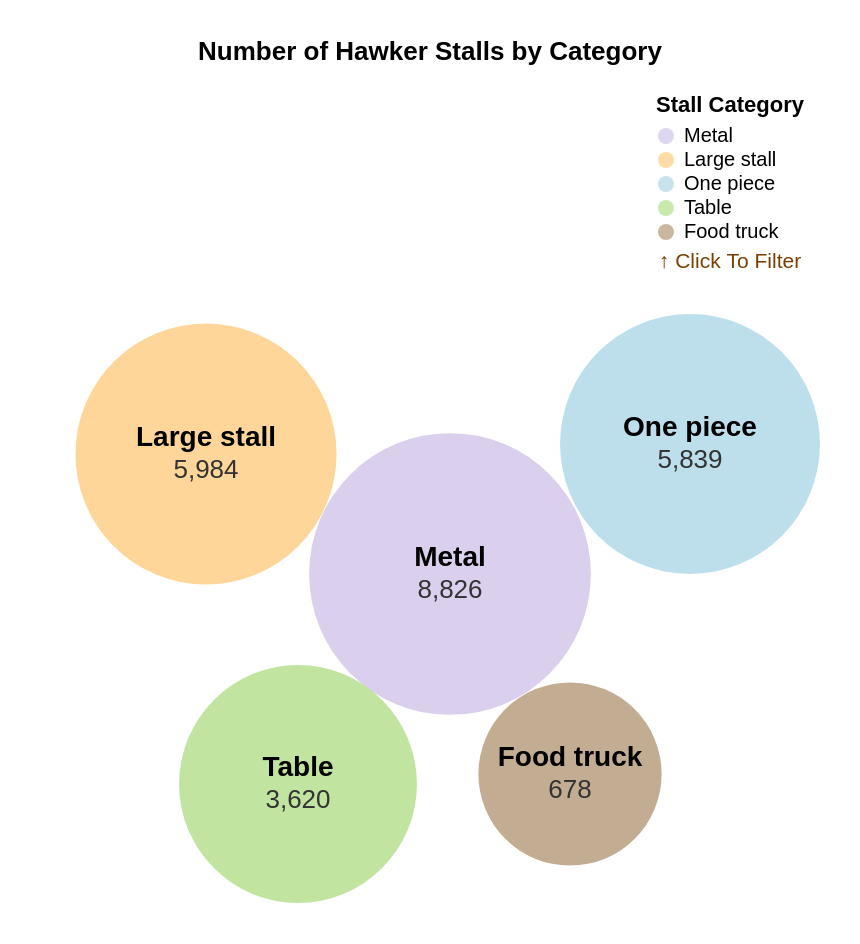

Here is the Vega-Lite specification saved for this chart:
### Vega specification from a JSON file in a GitHub repository (floating-point values rounded to 4 significant figures)
{"$schema": "https://vega.github.io/schema/vega/v5.json", "width": 290, "height": 200, "padding": 20, "title": {"text": "Number of Hawker Stalls by Category", "anchor": "middle", "dy": -10}, "signals": [{"name": "clear", "value": true, "on": [{"events": "mouseup[!event.item]", "update": "true", "force": true}]}, {"name": "shift", "value": false, "on": [{"events": "@legendSymbol:click, @legendLabel:click", "update": "event.shiftKey", "force": true}]}, {"name": "clicked", "value": null, "on": [{"events": "@legendSymbol:click, @legendLabel:click", "update": "{value: datum.value}", "force": true}]}], "data": [{"name": "selected", "on": [{"trigger": "clear", "remove": true}, {"trigger": "!shift", "remove": true}, {"trigger": "!shift && clicked", "insert": "clicked"}, {"trigger": "shift && clicked", "toggle": "clicked"}]}, {"name": "stalls", "values": [{"category": "Metal", "count": 8826, "x": 205, "y": 240}, {"category": "Large stall", "count": 5984, "x": 83, "y": 180}, {"category": "One piece", "count": 5839, "x": 325, "y": 175}, {"category": "Table", "count": 3620, "x": 129, "y": 345}, {"category": "Food truck", "count": 678, "x": 265, "y": 340}]}], "scales": [{"name": "color", "type": "ordinal", "domain": {"data": "stalls", "field": "category"}, "range": ["#d1c4e9", "#ffcc80", "#add8e6", "#b2df8a", "#b39978"]}, {"name": "size", "type": "sqrt", "domain": [0, 9000], "range": [4000, 20000]}], "legends": [{"fill": "color", "title": "Stall Category", "orient": "right", "encode": {"symbols": {"name": "legendSymbol", "interactive": true, "update": {"fill": {"scale": "color", "field": "value"}, "stroke": {"value": "white"}, "strokeWidth": {"value": 0}, "opacity": [{"test": "!length(data('selected')) || indata('selected', 'value', datum.value)", "value": 0.7}, {"value": 0.15}], "size": {"value": 64}}}, "labels": {"name": "legendLabel", "interactive": true, "update": {"fill": {"value": "black"}, "opacity": [{"test": "!length(data('selected')) || indata('selected', 'value', datum.value)", "value": 1}, {"value": 0.25}]}, "hover": {"fill": {"value": "firebrick"}}}}}], "marks": [{"type": "symbol", "from": {"data": "stalls"}, "encode": {"enter": {"x": {"field": "x"}, "y": {"field": "y"}, "size": {"scale": "size", "field": "count"}, "fill": {"scale": "color", "field": "category"}, "stroke": {"value": "white"}, "strokeWidth": {"value": 0}}, "update": {"opacity": [{"test": "!length(data('selected')) || indata('selected', 'value', datum.category)", "value": 1}, {"value": 0.2}], "fillOpacity": [{"test": "!length(data('selected')) || indata('selected', 'value', datum.category)", "value": 0.8}, {"value": 0.2}], "strokeOpacity": [{"test": "!length(data('selected')) || indata('selected', 'value', datum.category)", "value": 1}, {"value": 0.2}], "tooltip": {"signal": "{'Category': datum.category, 'Number of Stalls': format(datum.count, ',')}"}}}}, {"type": "text", "from": {"data": "stalls"}, "encode": {"update": {"x": {"field": "x"}, "y": {"field": "y", "offset": -8}, "text": {"field": "category"}, "align": {"value": "center"}, "baseline": {"value": "middle"}, "fill": {"value": "black"}, "fontSize": {"value": 14}, "fontWeight": {"value": "bold"}, "opacity": [{"test": "!length(data('selected')) || indata('selected', 'value', datum.category)", "value": 1}, {"value": 0.2}]}}}, {"type": "text", "from": {"data": "stalls"}, "encode": {"update": {"x": {"field": "x"}, "y": {"field": "y", "offset": 8}, "text": {"signal": "format(datum.count, ',')"}, "align": {"value": "center"}, "baseline": {"value": "middle"}, "fill": {"value": "#333"}, "fontSize": {"value": 13}, "opacity": [{"test": "!length(data('selected')) || indata('selected', 'value', datum.category)", "value": 1}, {"value": 0.2}]}}}, {"type": "text", "name": "filter_instruction", "encode": {"update": {"x": {"value": 345}, "y": {"value": 79}, "text": {"value": "↑ Click To Filter"}, "align": {"value": "center"}, "baseline": {"value": "top"}, "fontSize": {"value": 10.5}, "fill": {"value": "#7B3F00"}}}}]}
